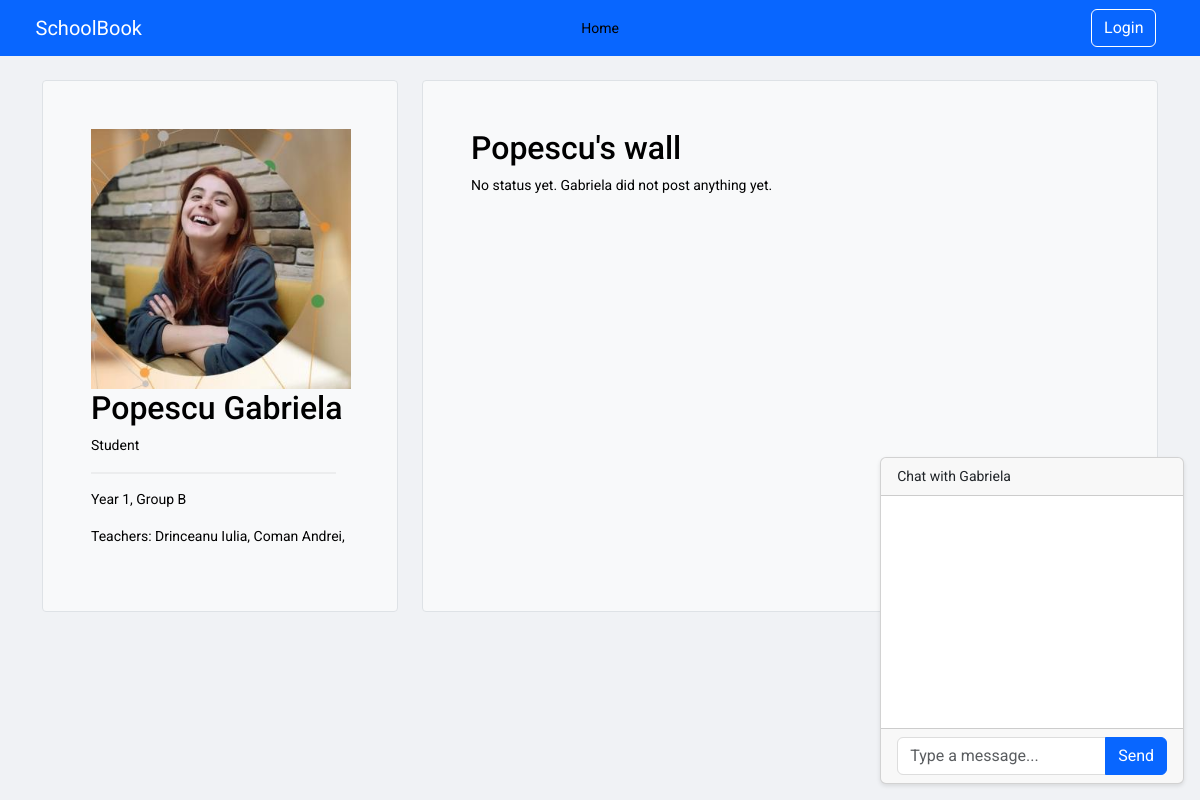
The page /student/student_profile/popescu_gabriela/ on the database as committed earlier.
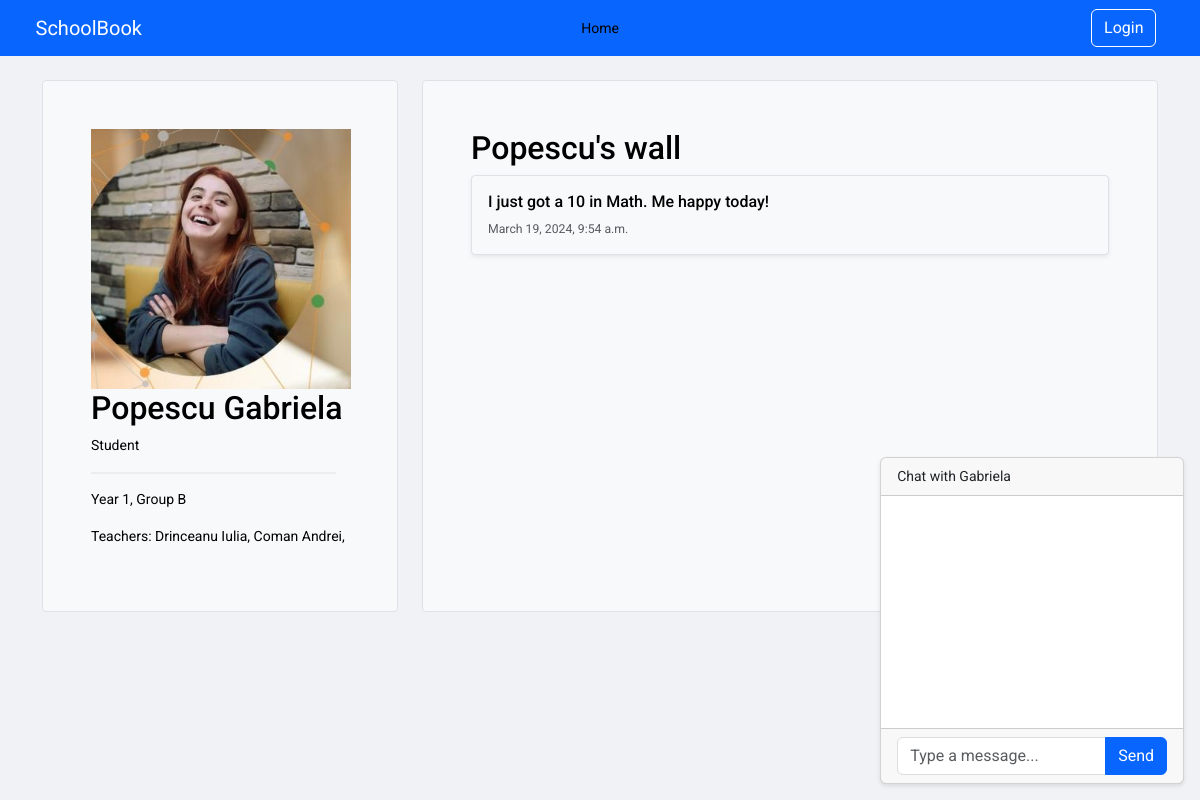
The same page on the database as committed later.
### core/models.py (models this page shows, shortened)
class Teacher(models.Model):
    name = models.CharField(max_length=150)
    subjects = models.ManyToManyField('Subject', related_name='teachers')
    phone = models.CharField(max_length=150, null=True)
    group = models.ForeignKey(Group, on_delete=models.SET_NULL, null=True, blank=True)
    user = models.OneToOneField(User, on_delete=models.CASCADE, null=True)
    profile_pic = models.ImageField(upload_to='static/images' ,null=True, blank=True)

class Student(models.Model):
    user = models.OneToOneField(User, on_delete=models.CASCADE, null=True)
    first_name = models.CharField(max_length=150, null=True)
    last_name = models.CharField(max_length=150, null=True)
    group = models.ForeignKey(Group, on_delete=models.SET_NULL, null=True, blank=True)
    phone = models.CharField(max_length=150,null=True)
    parents = models.ManyToManyField(Parent, related_name='children')
    teachers = models.ManyToManyField(Teacher, related_name='pupils')
    year = models.ForeignKey(Year, on_delete=models.CASCADE, related_name='students')
    year_group = models.ForeignKey(YearGroup, on_delete=models.CASCADE, related_name='students')
    subjects = models.ManyToManyField('Subject', related_name='students')
    profile_pic = models.ImageField(upload_to='static/images',null=True, blank=True)

class StatusUpdate(models.Model):
    user = models.ForeignKey(User, on_delete=models.CASCADE)
    content = models.TextField()
    timestamp = models.DateTimeField(auto_now_add=True)

### core/views.py (the view)
# urls.py: path('student/student_profile/<str:username>/', views.student_student_profile, name='student_student_profile'),
def student_student_profile(request, username):
    student = get_object_or_404(Student,  user__username=username)
    all_students = Student.objects.all()
    year = student.year
    year_group = student.year_group
    teachers = student.teachers.all()
    statuses = StatusUpdate.objects.filter(user=student.user).order_by('-timestamp')
    my_username = request.user.username
    sorted_usernames = sorted([my_username, username])
    room_name = f'{sorted_usernames[0]}_{sorted_usernames[1]}_chatroom'
    if request.method == 'POST':
        form = StatusUpdateForm(request.POST)
        if form.is_valid():
            status = form.save(commit=False)
            status.user = request.user
            status.save()
            return redirect('student_student_profile', username=username)
    else:
        form = StatusUpdateForm()
    return render(request, 'student_profile.html', {'student': student, 'all_students': all_students, \
                                            'year': year, 'year_group': year_group, \
                                            'teachers': teachers, 'statuses': statuses, 'form': form, 'my_username': my_username, \
                                                'room_name': room_name})

### core/forms.py
class StatusUpdateForm(forms.ModelForm):
    class Meta:
        model = StatusUpdate
        fields = ['content']
        widgets = {
            'content' : forms.TextInput(attrs={
                'class': 'form-control',
            }),
        }

### core/models.py (called while the page is built)
    def __str__(self) -> str:
        return f"Group {self.name}"

    def __str__(self) -> str:
        return f"Year {self.year}"

### core/templatetags/group_check.py (called while the page is built)
@register.filter(name="in_group")
def in_group(user, group_name):
    return user.groups.filter(name=group_name).exists()

### core/templates/student_profile.html (shortened to what this page needs)
{% extends 'base.html' %}
{% load static %}
{% block content %}
<main>
  <div class="container py-4">
    <div class="row align-items-md-stretch">
      <div class="col-md-4" style="height: auto; overflow: auto; position: sticky; top: 50px;" >
        <div class="h-100 p-5 text-bg-light rounded-1 border">
          <img style='width:260px; height:auto;' src="{{ student.profile_pic.url }}" class="card-img-top" alt="{{ student.first_name }} {{ student.last_name }}">
          <h2>{{ student.first_name }} {{ student.last_name }}</h2>
          <p>Student</p>
          <hr class="styled-hr">
          <p>{{ year }}, {{ year_group }}</p>
          <p>Teachers:
          {% for teacher in student.teachers.all %}
           {{teacher.name}},
          {% endfor %}
        </p>
        </div>
      </div>
      <div class="col-md-8">
        <div class="h-100 p-5  text-bg-light border rounded-1" >
          <h2>{{ student.first_name }}'s wall</h2>
          {% for status in statuses %}
          <div class="col ">
            <div class="card shadow-sm text-bg-light border rounded-1">
              <div class="card-body">
                <h6 class="card-text">{{ status.content }}</h6>
                <div class="d-flex justify-content-between align-items-center">
                  <small class="text-body-secondary">{{ status.timestamp }}</small>
                </div>
              </div>
            </div>
          </div>
          <br />
          {% empty %}
          <p>No status yet. {{ student.last_name }} did not post anything yet.</p>
          {% endfor %}
        </div>
      </div>
    </div>
    <div class="position-fixed bottom-0 end-0 p-3" style="z-index: 1030">
      <div class="card">
          <div class="card-header">
              Chat with {{ student.last_name }}
          </div>
          <div class="card-body">
              <div >
                  <div style="height: 200px; overflow-y: auto;" id="chat-log"></div>
              </div>
          </div>
          <div class="card-footer">
            <div class="input-group">
              <input id="chat-message-input" type="text" class="form-control" placeholder="Type a message...">
              <button id="chat-message-submit" class="btn btn-primary" type="button">Send</button>
            </div>
          </div>
      </div>
  </div>
</main>
{% endblock %}

Rows that differ between the two databases and show on the page:
shown differently, row unchanged: Student "Popescu": last_name "Gabriela" → (not shown)
added StatusUpdate: content "I just got a 10 in Math. Me happy today!", timestamp "March 19, 2024, 9:54 a.m."
Other text that changed with them:
text no longer shown: "No status yet. did not post anything yet."
